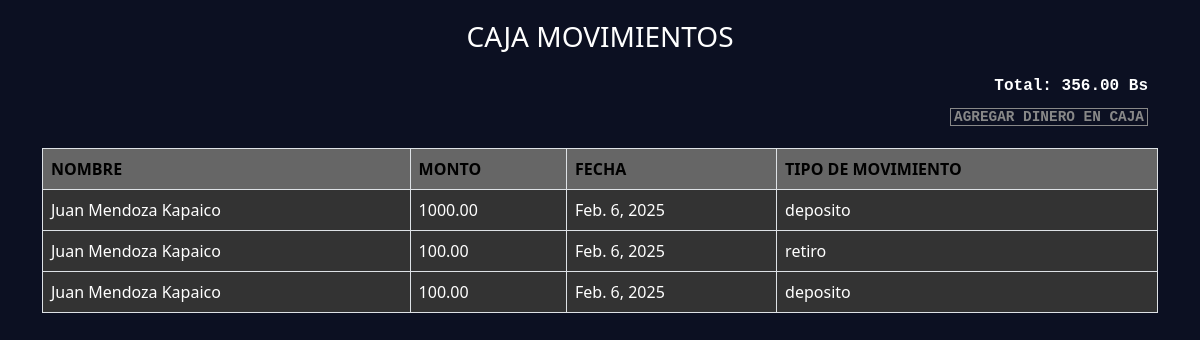
Before: /caja/ with the older database file.
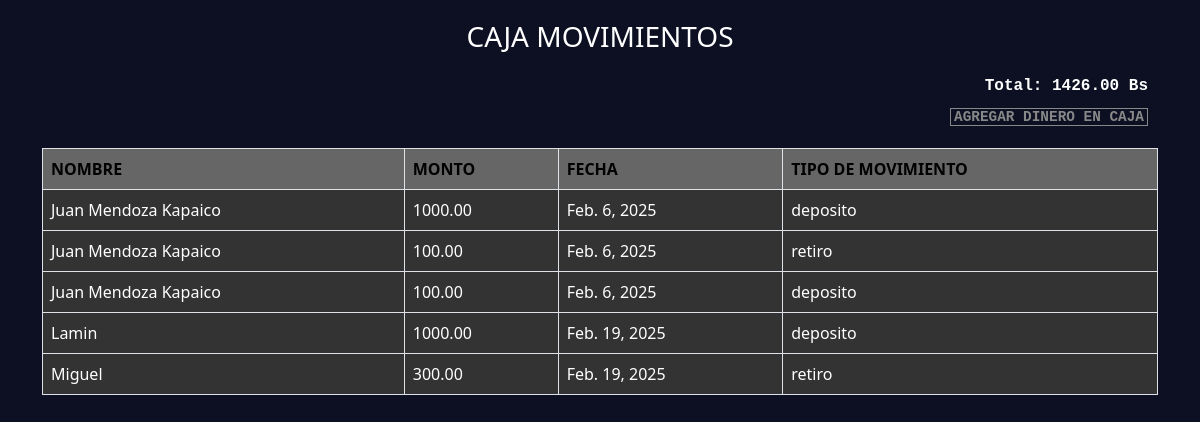
After: the same page with the newer database file.
### caja/models.py (models this page shows, shortened)
class Caja(models.Model):
    monto_disponible = models.DecimalField(max_digits=10, decimal_places=2, default=0.00)

class MovimientoCaja(models.Model):
    TIPO_MOVIMIENTO = [
        ('deposito', 'Depósito'),
        ('retiro', 'Retiro'),
    ]
    nombre = models.CharField(max_length=100)
    monto = models.DecimalField(max_digits=10, decimal_places=2)
    fecha = models.DateField(auto_now_add=True)
    tipo_movimiento = models.CharField(max_length=10, choices=TIPO_MOVIMIENTO)

### caja/views.py (the view)
# urls.py: path('caja/', views.caja, name='caja'),
def caja(request):
    total_caja = Caja.objects.get(id=1)  # Obtiene el registro con id=1
    movimiento = MovimientoCaja.objects.all()
    return render(request, 'caja.html', {'movimiento':movimiento, 'total_caja':total_caja})

### caja/templates/caja.html (shortened to what this page needs)
{% extends "home/base.html" %}
{% load static %}
{% block head %}
    <link rel="stylesheet" href="{% static 'css/clients.css' %}">
{% endblock %}
{% block content %}
    <div class="container">
        <h3 class="titulo">CAJA MOVIMIENTOS</h3>
        <div class="cont">
            <div class="text-end">
                {% if total_caja %}
                    <div class="">Total:  {{ total_caja.monto_disponible }} Bs</div>
                {% else %}
                    <div class="">Total:  0.00 Bs</div>
                {% endif %}
            </div>
            <div class="enlace text-end"><a href="{% url 'agregar_dinero_caja' %}">AGREGAR DINERO EN CAJA</a></div>
        </div>
        <div class="box_table">
            <table class="table table-bordered">
                <thead>
                    <tr>
                        <th class="fw-bold">NOMBRE</th>
                        <th class="fw-bold">MONTO</th>
                        <th class="fw-bold">FECHA</th>
                        <th class="fw-bold">TIPO DE MOVIMIENTO</th>
                    </tr>
                </thead>
                <tbody>
                    {% for m in movimiento %}
                    <tr class="">
                        <td class="">{{ m.nombre }}</td>
                        <td>{{ m.monto }}</td>
                        <td>{{ m.fecha }}</td>
                        <td>{{ m.tipo_movimiento }}</td>
                    </tr>
                    {% endfor %}
                </tbody>
            </table>
        </div>
    </div>
{% endblock %}

Changed rows visible on the page:
changed Caja: monto_disponible "356.00" → "1426.00"
added MovimientoCaja: nombre "Lamin", monto "1000.00", fecha "Feb. 19, 2025", tipo_movimiento "deposito"
added MovimientoCaja: nombre "Miguel", monto "300.00", fecha "Feb. 19, 2025", tipo_movimiento "retiro"
